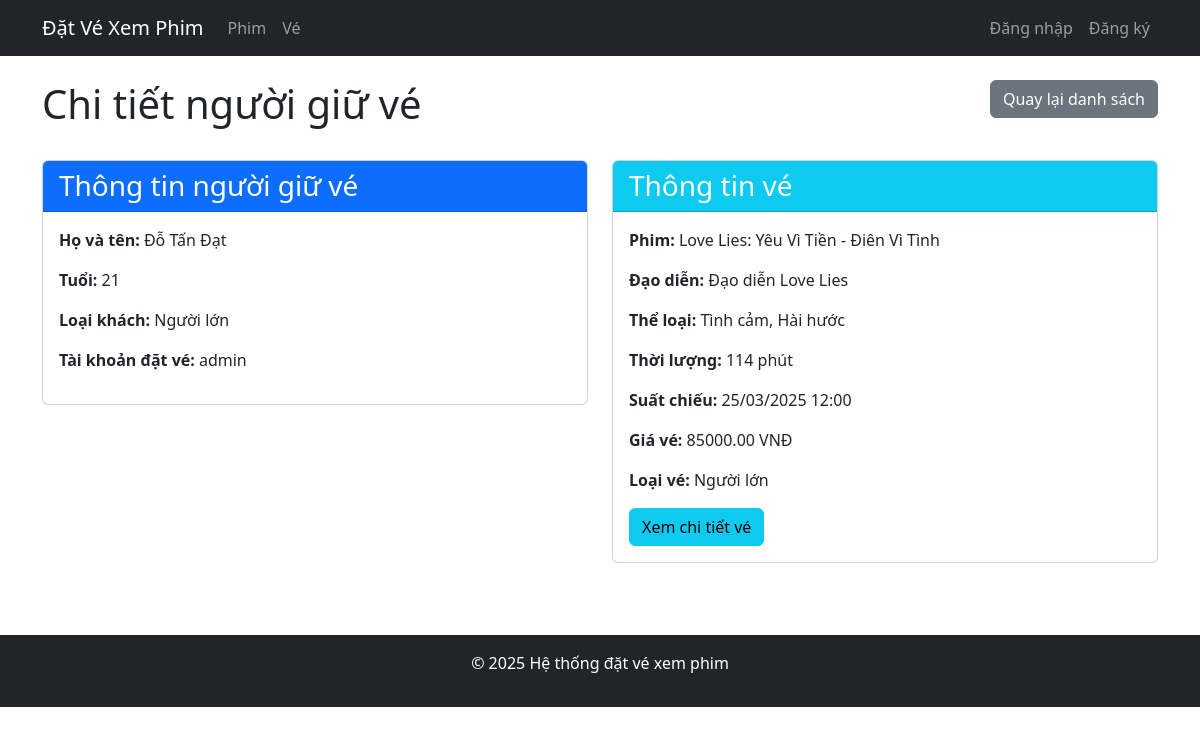
The app's page /tickets/holders/6/ with its own data.
### tickets/models.py (models this page shows, shortened)
class TicketHolder(models.Model):
    HOLDER_TYPES = [
        ('ADULT', 'Người lớn'),
        ('CHILD', 'Trẻ em'),
    ]
    name = models.CharField(max_length=200)
    type = models.CharField(max_length=5, choices=HOLDER_TYPES)
    age = models.IntegerField()
    ticket = models.OneToOneField(Ticket, on_delete=models.CASCADE)
    user = models.ForeignKey(settings.AUTH_USER_MODEL, on_delete=models.CASCADE, null=True, blank=True)
    created_at = models.DateTimeField(auto_now_add=True)
    updated_at = models.DateTimeField(auto_now=True)

class Ticket(models.Model):
    TICKET_TYPES = [
        ('ADULT', 'Người lớn'),
        ('CHILD', 'Trẻ em'),
    ]
    price = models.DecimalField(max_digits=10, decimal_places=2)
    type = models.CharField(max_length=5, choices=TICKET_TYPES)
    showtime = models.DateTimeField()
    movie = models.ForeignKey(Movie, on_delete=models.CASCADE)
    seat_type = models.ForeignKey(SeatType, on_delete=models.SET_NULL, null=True, blank=True)
    seat_number = models.CharField(max_length=10, blank=True, null=True)
    created_at = models.DateTimeField(auto_now_add=True)
    updated_at = models.DateTimeField(auto_now=True)

### users/models.py (models this page shows, shortened)
class CustomUser(AbstractUser):
    ROLE_CHOICES = [
        ('ADMIN', 'Admin'),
        ('CUSTOMER', 'Khách hàng'),
    ]
    role = models.CharField(max_length=10, choices=ROLE_CHOICES, default='CUSTOMER')
    phone_number = models.CharField(max_length=15, blank=True, null=True)

### movies/models.py (models this page shows, shortened)
class Movie(models.Model):
    title = models.CharField(max_length=200)
    producer = models.CharField(max_length=200)
    duration = models.IntegerField()
    director = models.CharField(max_length=200)
    genre = models.CharField(max_length=100)
    description = models.TextField(blank=True, null=True)
    image = models.ImageField(upload_to='movies/', blank=True, null=True)
    created_at = models.DateTimeField(auto_now_add=True)
    updated_at = models.DateTimeField(auto_now=True)

### tickets/views.py (the view)
# urls.py: path('holders/<int:pk>/', views.ticket_holder_detail, name='ticket_holder_detail'),
def ticket_holder_detail(request, pk):
    ticket_holder = get_object_or_404(TicketHolder, pk=pk)
    return render(request, 'tickets/ticket_holder_detail.html', {'ticket_holder': ticket_holder})

### templates/tickets/ticket_holder_detail.html (shortened to what this page needs)
{% extends 'base.html' %}
{% block content %}
<div class="row mb-4">
    <div class="col-md-8">
        <h1>Chi tiết người giữ vé</h1>
    </div>
    <div class="col-md-4 text-end">
        <a href="{% url 'ticket_holder_list' %}" class="btn btn-secondary">Quay lại danh sách</a>
    </div>
</div>
<div class="row">
    <div class="col-md-6">
        <div class="card mb-4">
            <div class="card-header bg-primary text-white">
                <h3 class="mb-0">Thông tin người giữ vé</h3>
            </div>
            <div class="card-body">
                <p><strong>Họ và tên:</strong> {{ ticket_holder.name }}</p>
                <p><strong>Tuổi:</strong> {{ ticket_holder.age }}</p>
                <p><strong>Loại khách:</strong> {{ ticket_holder.get_type_display }}</p>
                {% if ticket_holder.user %}
                <p><strong>Tài khoản đặt vé:</strong> {{ ticket_holder.user.username }}</p>
                {% endif %}
            </div>
        </div>
    </div>
    <div class="col-md-6">
        <div class="card mb-4">
            <div class="card-header bg-info text-white">
                <h3 class="mb-0">Thông tin vé</h3>
            </div>
            <div class="card-body">
                <p><strong>Phim:</strong> {{ ticket_holder.ticket.movie.title }}</p>
                <p><strong>Đạo diễn:</strong> {{ ticket_holder.ticket.movie.director }}</p>
                <p><strong>Thể loại:</strong> {{ ticket_holder.ticket.movie.genre }}</p>
                <p><strong>Thời lượng:</strong> {{ ticket_holder.ticket.movie.duration }} phút</p>
                <p><strong>Suất chiếu:</strong> {{ ticket_holder.ticket.showtime|date:"d/m/Y H:i" }}</p>
                <p><strong>Giá vé:</strong> {{ ticket_holder.ticket.price }} VNĐ</p>
                <p><strong>Loại vé:</strong> {{ ticket_holder.ticket.get_type_display }}</p>
                <a href="{% url 'ticket_detail' pk=ticket_holder.ticket.pk %}" class="btn btn-info">Xem chi tiết vé</a>
            </div>
        </div>
    </div>
</div>
{% endblock %}

### records on screen
TicketHolder: name "Đỗ Tấn Đạt", age "21", type "Người lớn", user.username "admin", ticket.movie "Love Lies: Yêu Vì Tiền - Điên Vì Tình", ticket.movie.director "Đạo diễn Love Lies", ticket.movie.genre "Tình cảm, Hài hước", ticket.movie.duration "114", ticket.showtime "25/03/2025 12:00", ticket.price "85000.00", ticket.type "Người lớn"
